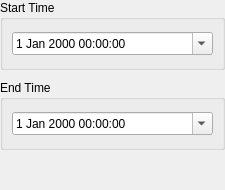
                  <widget class="QStackedWidget" name="downloadTimeData">
                   <property name="minimumSize">
                    <size>
                     <width>225</width>
                     <height>0</height>
                    </size>
                   </property>
                   <property name="maximumSize">
                    <size>
                     <width>225</width>
                     <height>16777215</height>
                    </size>
                   </property>
                   <property name="currentIndex">
                    <number>1</number>
                   </property>
                   <widget class="QWidget" name="mostRecent"/>
                   <widget class="QWidget" name="btwnTwoDates">
                    <property name="sizePolicy">
                     <sizepolicy hsizetype="Preferred" vsizetype="Minimum">
                      <horstretch>0</horstretch>
                      <verstretch>0</verstretch>
                     </sizepolicy>
                    </property>
                    <property name="minimumSize">
                     <size>
                      <width>0</width>
                      <height>150</height>
                     </size>
                    </property>
                    <layout class="QVBoxLayout" name="verticalLayout_21" stretch="1,1,1">
                     <property name="spacing">
                      <number>10</number>
                     </property>
                     <property name="leftMargin">
                      <number>0</number>
                     </property>
                     <property name="topMargin">
                      <number>0</number>
                     </property>
                     <property name="rightMargin">
                      <number>0</number>
                     </property>
                     <property name="bottomMargin">
                      <number>0</number>
                     </property>
                     <item>
                      <widget class="QGroupBox" name="groupBox_3">
                       <property name="sizePolicy">
                        <sizepolicy hsizetype="Preferred" vsizetype="Fixed">
                         <horstretch>0</horstretch>
                         <verstretch>0</verstretch>
                        </sizepolicy>
                       </property>
                       <property name="minimumSize">
                        <size>
                         <width>0</width>
                         <height>70</height>
                        </size>
                       </property>
                       <property name="title">
                        <string>Start Time</string>
                       </property>
                       <layout class="QVBoxLayout" name="verticalLayout_22">
                        <item>
                         <widget class="QDateTimeEdit" name="dateTimeEdit">
                          <property name="cursor">
                           <cursorShape>PointingHandCursor</cursorShape>
                          </property>
                          <property name="calendarPopup">
                           <bool>true</bool>
                          </property>
                         </widget>
                        </item>
                       </layout>
                      </widget>
                     </item>
                     <item>
                      <widget class="QGroupBox" name="groupBox_4">
                       <property name="sizePolicy">
                        <sizepolicy hsizetype="Preferred" vsizetype="Fixed">
                         <horstretch>0</horstretch>
                         <verstretch>0</verstretch>
                        </sizepolicy>
                       </property>
                       <property name="minimumSize">
                        <size>
                         <width>0</width>
                         <height>70</height>
                        </size>
                       </property>
                       <property name="maximumSize">
                        <size>
                         <width>16777215</width>
                         <height>70</height>
                        </size>
                       </property>
                       <property name="cursor">
                        <cursorShape>PointingHandCursor</cursorShape>
                       </property>
                       <property name="title">
                        <string>End Time</string>
                       </property>
                       <layout class="QVBoxLayout" name="verticalLayout_23">
                        <item>
                         <widget class="QDateTimeEdit" name="dateTimeEdit_2">
                          <property name="calendarPopup">
                           <bool>true</bool>
                          </property>
                         </widget>
                        </item>
                       </layout>
                      </widget>
                     </item>
                     <item>
                      <spacer name="verticalSpacer_7">
                       <property name="orientation">
                        <enum>Qt::Orientation::Vertical</enum>
                       </property>
                       <property name="sizeHint" stdset="0">
                        <size>
                         <width>20</width>
                         <height>40</height>
                        </size>
                       </property>
                      </spacer>
                     </item>
                    </layout>
                   </widget>
                  </widget>
